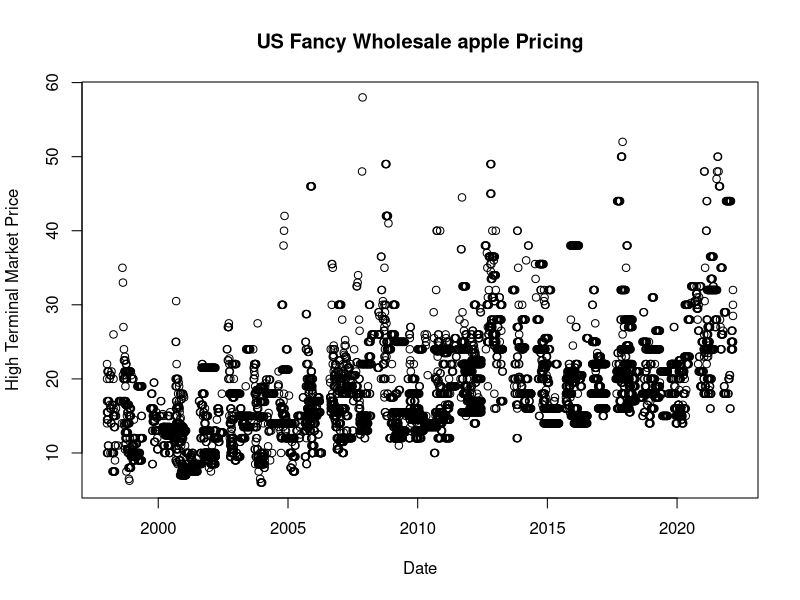

Source code (R):
## ---- chunk 1
knitr::opts_chunk$set(echo = TRUE)
## ---- chunk 2
data_1 <- read.csv('1998_2022_100_Tray_Apples.csv')
head(data_1)
summary(data_1)
## ---- chunk 3
#Converting Date values to numeric

#install.packages("tidyverse")
library("dplyr")
library("tidyverse")
library("lubridate")
help("lubridate")

#these don't work
#data_1$Date<-as.Date(data_1$Date, format = "%Y/%m/%d")
#data_1$Date<-julian(data_1$Date)

head(data_1)
summary(data_1)
class(data_1$Date)
## ---- chunk 4
#Edit column names
colnames(data_1) <- c("Commodity", "Date", "City", "State", "Variety", "empty_1", "Pack", "Count", "empty_2", "empty_3", "Grade", "Organic", "High Price", "Low Price", "AveragePrice")
head(data_1)
## ---- chunk 5
#Mutate Dates from character to date type
library(lubridate)
data_1 <- subset(data_1, select =  -c(Commodity))
head(data_1)
class(data_1)
## ---- chunk 6
data_1 <- mutate(data_1, Date_1 = mdy(Date))
summary(data_1)
head(data_1)
## ---- chunk 7
plot(AveragePrice ~ Date_1, xlab = "Date", ylab = "High Terminal Market Price", main = "US Fancy Wholesale apple Pricing", data = data_1)

